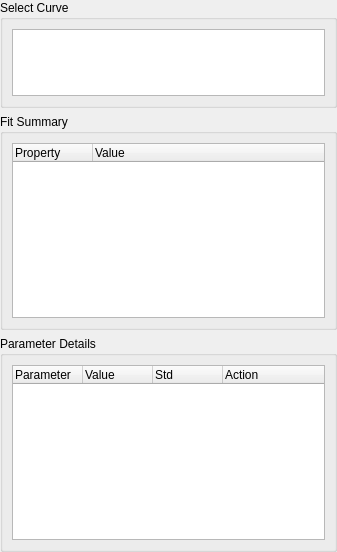
<?xml version="1.0" encoding="UTF-8"?>
<ui version="4.0">
 <class>Form</class>
 <widget class="QWidget" name="Form">
  <property name="geometry">
   <rect>
    <x>0</x>
    <y>0</y>
       <width>337</width>
       <height>552</height>
   </rect>
  </property>
  <property name="sizePolicy">
      <sizepolicy hsizetype="Preferred" vsizetype="Expanding">
    <horstretch>0</horstretch>
    <verstretch>0</verstretch>
   </sizepolicy>
  </property>
  <property name="windowTitle">
   <string>Form</string>
  </property>
  <layout class="QVBoxLayout" name="verticalLayout_4" stretch="1,2,2">
   <property name="leftMargin">
    <number>0</number>
   </property>
   <property name="topMargin">
    <number>0</number>
   </property>
   <property name="rightMargin">
    <number>0</number>
   </property>
   <property name="bottomMargin">
    <number>0</number>
   </property>
   <item>
    <widget class="QGroupBox" name="group_curve_selection">
     <property name="sizePolicy">
         <sizepolicy hsizetype="Minimum" vsizetype="Expanding">
       <horstretch>0</horstretch>
       <verstretch>0</verstretch>
      </sizepolicy>
     </property>
        <property name="minimumSize">
            <size>
                <width>0</width>
                <height>100</height>
            </size>
        </property>
     <property name="title">
      <string>Select Curve</string>
     </property>
     <layout class="QVBoxLayout" name="verticalLayout" stretch="3">
      <item>
       <widget class="QListWidget" name="curve_list">
        <property name="sizePolicy">
         <sizepolicy hsizetype="Ignored" vsizetype="Ignored">
          <horstretch>0</horstretch>
          <verstretch>0</verstretch>
         </sizepolicy>
        </property>
       </widget>
      </item>
     </layout>
    </widget>
   </item>
   <item>
    <widget class="QGroupBox" name="group_summary">
     <property name="sizePolicy">
         <sizepolicy hsizetype="Minimum" vsizetype="Expanding">
       <horstretch>0</horstretch>
       <verstretch>0</verstretch>
      </sizepolicy>
     </property>
     <property name="minimumSize">
      <size>
       <width>0</width>
          <height>200</height>
      </size>
     </property>
     <property name="title">
      <string>Fit Summary</string>
     </property>
     <layout class="QVBoxLayout" name="verticalLayout_2">
      <item>
       <widget class="QTreeWidget" name="summary_tree">
        <property name="sizePolicy">
         <sizepolicy hsizetype="Ignored" vsizetype="Ignored">
          <horstretch>0</horstretch>
          <verstretch>0</verstretch>
         </sizepolicy>
        </property>
        <property name="minimumSize">
         <size>
          <width>0</width>
          <height>0</height>
         </size>
        </property>
        <property name="uniformRowHeights">
         <bool>false</bool>
        </property>
        <attribute name="headerDefaultSectionSize">
         <number>80</number>
        </attribute>
        <column>
         <property name="text">
          <string>Property</string>
         </property>
        </column>
        <column>
         <property name="text">
          <string>Value</string>
         </property>
        </column>
       </widget>
      </item>
     </layout>
    </widget>
   </item>
   <item>
    <widget class="QGroupBox" name="group_parameters">
     <property name="sizePolicy">
         <sizepolicy hsizetype="Minimum" vsizetype="Expanding">
       <horstretch>0</horstretch>
       <verstretch>0</verstretch>
      </sizepolicy>
     </property>
     <property name="minimumSize">
      <size>
       <width>0</width>
          <height>200</height>
      </size>
     </property>
     <property name="title">
      <string>Parameter Details</string>
     </property>
     <layout class="QVBoxLayout" name="verticalLayout_3">
      <item>
       <widget class="QTreeWidget" name="param_tree">
        <property name="sizePolicy">
         <sizepolicy hsizetype="Ignored" vsizetype="Ignored">
          <horstretch>0</horstretch>
          <verstretch>0</verstretch>
         </sizepolicy>
        </property>
        <property name="minimumSize">
         <size>
          <width>0</width>
          <height>0</height>
         </size>
        </property>
        <property name="columnCount">
         <number>4</number>
        </property>
        <attribute name="headerDefaultSectionSize">
         <number>70</number>
        </attribute>
        <column>
         <property name="text">
          <string>Parameter</string>
         </property>
        </column>
        <column>
         <property name="text">
          <string>Value</string>
         </property>
        </column>
        <column>
         <property name="text">
          <string>Std</string>
         </property>
        </column>
        <column>
         <property name="text">
          <string>Action</string>
         </property>
        </column>
       </widget>
      </item>
     </layout>
    </widget>
   </item>
  </layout>
 </widget>
 <resources/>
 <connections/>
</ui>
